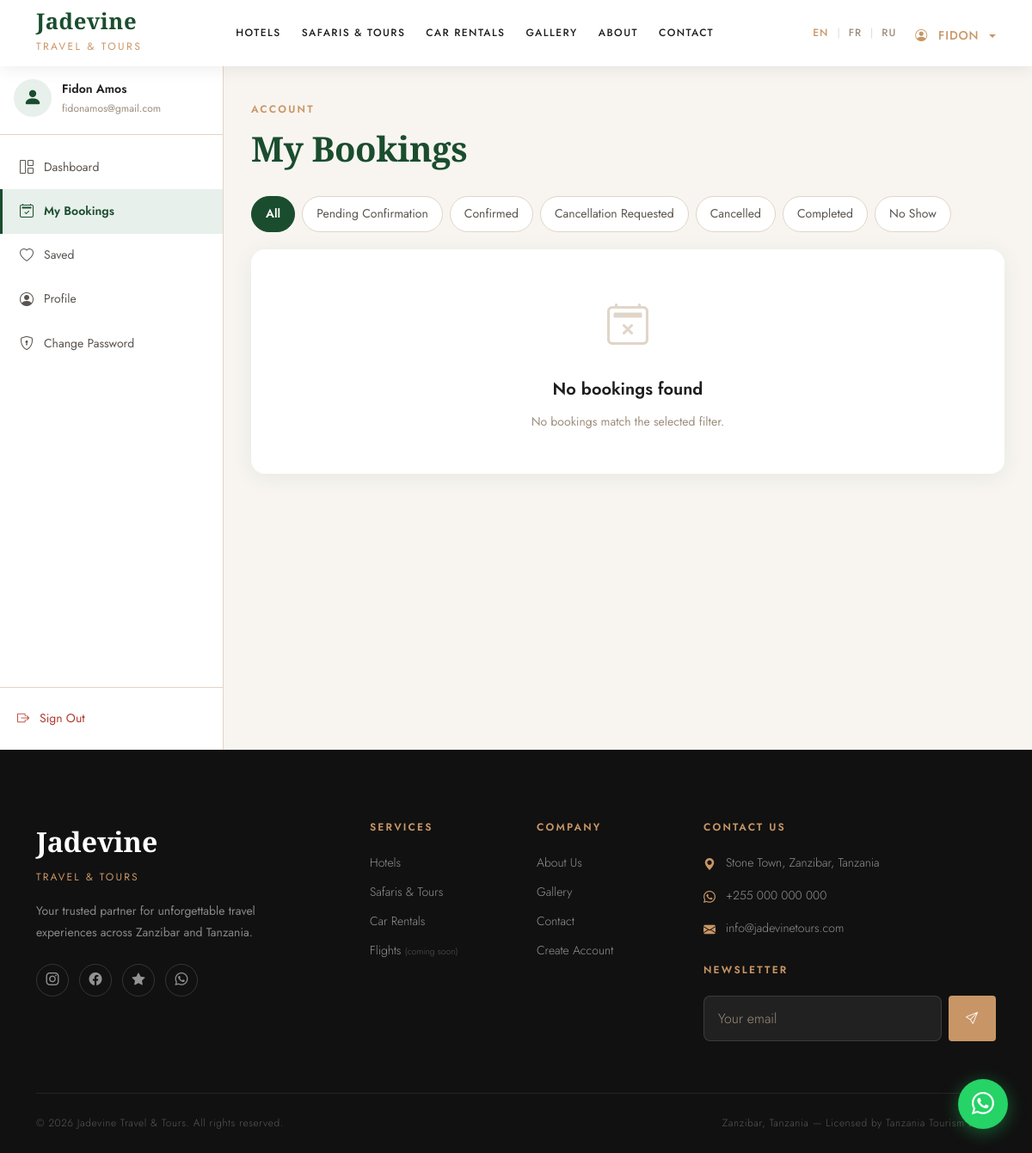
Screenshot of /accounts/bookings/ (signed in) with the database file from the repository.
### apps/accounts/models.py (models this page shows, shortened)
class CustomUser(AbstractUser):
    LANGUAGE_CHOICES = [
        ('en', 'English'),
        ('fr', 'Français'),
        ('ru', 'Русский'),
    ]
    phone = models.CharField(
        max_length=20,
        blank=True,
        null=True,
        verbose_name=_('Phone Number'),
    )
    nationality = models.CharField(
        max_length=100,
        blank=True,
        null=True,
        verbose_name=_('Nationality'),
    )
    preferred_language = models.CharField(
        max_length=5,
        choices=LANGUAGE_CHOICES,
        default='en',
        verbose_name=_('Preferred Language'),
    )
    profile_photo = models.ImageField(
        upload_to='profiles/',
        blank=True,
        null=True,
        verbose_name=_('Profile Photo'),
    )
    class Meta:
        verbose_name = _('User')
        verbose_name_plural = _('Users')
    @property
    def full_name(self):
        return f"{self.first_name} {self.last_name}".strip() or self.email

### apps/accounts/views.py (the view)
# urls.py: path('bookings/', views.BookingHistoryView.as_view(), name='booking_history'),
class BookingHistoryView(LoginRequiredMixin, View):
    template_name = 'accounts/booking_history.html'
    login_url = '/accounts/login/'
    ITEMS_PER_PAGE = 10
    def get(self, request):
        status_filter = request.GET.get('status', '')
        qs = Booking.objects.filter(user=request.user).select_related(
            'hotel', 'tour_package', 'car'
        ).order_by('-created_at')
        if status_filter:
            qs = qs.filter(status=status_filter)
        paginator = Paginator(qs, self.ITEMS_PER_PAGE)
        page_number = request.GET.get('page', 1)
        page_obj = paginator.get_page(page_number)
        status_choices = Booking.STATUS_CHOICES
        return render(request, self.template_name, {
            'page_obj': page_obj,
            'status_filter': status_filter,
            'status_choices': status_choices,
        })

### templates/accounts/booking_history.html (shortened to what this page needs)
{% extends "accounts/dashboard_base.html" %}
{% load i18n static %}
{% block extra_css %}
<link rel="stylesheet" href="{% static 'css/accounts/dashboard.css' %}">
{% endblock %}
{% block dashboard_content %}
<div class="dash-page-header jd-load-reveal" data-delay="1">
  <div>
    <p class="eyebrow">{% trans "Account" %}</p>
    <h1 class="dash-page-title">{% trans "My Bookings" %}</h1>
  </div>
</div>
<div class="dash-filter-bar jd-load-reveal" data-delay="2">
  <form method="get" class="dash-filter-form" id="bookingFilterForm">
    <div class="dash-filter-tabs">
      <button type="submit" name="status" value=""
              class="dash-filter-tab {% if not status_filter %}active{% endif %}">
        {% trans "All" %}
      </button>
      {% for value, label in status_choices %}
      <button type="submit" name="status" value="{{ value }}"
              class="dash-filter-tab {% if status_filter == value %}active{% endif %}">
        {{ label }}
      </button>
      {% endfor %}
    </div>
  </form>
</div>
<div class="dash-section jd-load-reveal" data-delay="3">
  {% if page_obj.object_list %}
    <div class="dash-bookings-list" id="bookingsList">
      {% for booking in page_obj %}
        <div class="dash-booking-card">
          <a href="{% url 'accounts:booking_detail' booking.reference %}"
            class="dash-booking-card-link"
            aria-label="{% trans 'View booking' %}: {{ booking.reference }}"></a>
          <div class="dash-booking-icon dash-booking-icon-{{ booking.service_type }}">
            {% if booking.service_type == 'hotel' %}<i class="bi bi-building"></i>
            {% elif booking.service_type == 'tour' %}<i class="bi bi-binoculars"></i>
            {% else %}<i class="bi bi-car-front"></i>{% endif %}
          </div>
          <div class="dash-booking-info">
            <span class="dash-booking-name">
              {% if booking.service_type == 'hotel' and booking.hotel %}{{ booking.hotel.name }}
              {% elif booking.service_type == 'tour' and booking.tour_package %}{{ booking.tour_package.name_en }}
              {% elif booking.service_type == 'car' and booking.car %}{{ booking.car.name }}
              {% else %}—{% endif %}
            </span>
            <span class="dash-booking-date">
              {% if booking.service_date %}
                <i class="bi bi-calendar3 me-1"></i>{{ booking.service_date|date:"d M Y" }}
              {% endif %}
            </span>
            <span class="dash-booking-ref">{{ booking.reference }}</span>
          </div>
          <div class="dash-booking-meta">
            <span class="jd-badge jd-badge-{{ booking.status }}">{{ booking.get_status_display }}</span>
            <span class="dash-booking-total">{{ booking.currency }} {{ booking.total_price }}</span>
          </div>
          <span class="dash-booking-arrow" aria-hidden="true">
            <i class="bi bi-chevron-right"></i>
          </span>
        </div>
      {% endfor %}
    </div>
    {% if page_obj.has_other_pages %}
    <div class="dash-pagination">
      {% if page_obj.has_previous %}
        <a href="?page={{ page_obj.previous_page_number }}{% if status_filter %}&status={{ status_filter }}{% endif %}"
           class="dash-page-btn"><i class="bi bi-chevron-left"></i></a>
      {% endif %}
      <span class="dash-page-info">
        {% blocktrans with current=page_obj.number total=page_obj.paginator.num_pages %}
          Page {{ current }} of {{ total }}
        {% endblocktrans %}
      </span>
      {% if page_obj.has_next %}
        <a href="?page={{ page_obj.next_page_number }}{% if status_filter %}&status={{ status_filter }}{% endif %}"
           class="dash-page-btn"><i class="bi bi-chevron-right"></i></a>
      {% endif %}
    </div>
    {% endif %}
  {% else %}
    <div class="dash-empty-state">
      <div class="dash-empty-icon"><i class="bi bi-calendar2-x"></i></div>
      <p class="dash-empty-title">{% trans "No bookings found" %}</p>
      <p class="dash-empty-sub">{% trans "No bookings match the selected filter." %}</p>
    </div>
  {% endif %}
</div>
{% endblock %}

### templates/base.html (shortened to what this page needs)
{% load static i18n %}
<!DOCTYPE html>
<html lang="{{ LANGUAGE_CODE }}" {% if LANGUAGE_CODE == 'ar' %}dir="rtl"{% endif %}>
<head>
  <link href="https://cdn.jsdelivr.net/npm/bootstrap@5.3.3/dist/css/bootstrap.min.css" rel="stylesheet" />
  <link href="https://cdn.jsdelivr.net/npm/bootstrap-icons@1.11.3/font/bootstrap-icons.min.css" rel="stylesheet" />
  <link rel="stylesheet" href="{% static 'css/main.css' %}" />
  {% block extra_css %}{% endblock %}
</head>
<body class="{% block body_class %}{% endblock %}">
  <nav class="jd-navbar {% block navbar_class %}navbar-transparent{% endblock %}">
    <div class="container">
      <div class="d-flex align-items-center justify-content-between">
        <a href="{% url 'core:home' %}" class="text-decoration-none">
          <span class="navbar-brand-text">Jadevine</span>
          <span class="navbar-brand-sub">{% trans "Travel & Tours" %}</span>
        </a>
        <div class="d-none d-lg-flex align-items-center gap-4">
          <a href="{% url 'hotels:list' %}" class="jd-nav-link">{% trans "Hotels" %}</a>
          <a href="{% url 'tours:list' %}" class="jd-nav-link">{% trans "Safaris & Tours" %}</a>
          <a href="{% url 'cars:list' %}" class="jd-nav-link">{% trans "Car Rentals" %}</a>
          <a href="{% url 'gallery:gallery' %}" class="jd-nav-link">{% trans "Gallery" %}</a>
          <a href="{% url 'core:about' %}" class="jd-nav-link">{% trans "About" %}</a>
          <a href="{% url 'contact:contact' %}" class="jd-nav-link">{% trans "Contact" %}</a>
        </div>
        <div class="d-none d-lg-flex align-items-center gap-3">
          <div class="jd-lang-switcher">
            <button class="jd-lang-btn {% if LANGUAGE_CODE == 'en' %}active{% endif %}" data-lang="en">EN</button>
            <span class="jd-lang-separator">|</span>
            <button class="jd-lang-btn {% if LANGUAGE_CODE == 'fr' %}active{% endif %}" data-lang="fr">FR</button>
            <span class="jd-lang-separator">|</span>
            <button class="jd-lang-btn {% if LANGUAGE_CODE == 'ru' %}active{% endif %}" data-lang="ru">RU</button>
          </div>
          {% if user.is_authenticated %}
            <div class="dropdown">
              <button class="btn-ghost-jd dropdown-toggle border-0 pb-0" type="button" data-bs-toggle="dropdown">
                <i class="bi bi-person-circle me-1"></i>
                {{ user.first_name|default:user.email }}
              </button>
            </div>
          {% else %}
            <a href="{% url 'account_login' %}" class="jd-nav-link">{% trans "Sign In" %}</a>
            <a href="{% url 'account_signup' %}" class="btn-accent-jd" style="padding: 10px 22px; font-size: 0.7rem;">{% trans "Register" %}</a>
          {% endif %}
        </div>
      </div>
    </div>
  </nav>
  <main>
    {% block content %}{% endblock %}
  </main>
  <footer class="jd-footer">
    <div class="container">
      <div class="row g-5">
        <div class="col-lg-4 col-md-6">
          <div class="jd-footer-brand">Jadevine</div>
          <div class="jd-footer-brand-sub">{% trans "Travel & Tours" %}</div>
          <p class="jd-footer-desc">
            {% trans "Your trusted partner for unforgettable travel experiences across Zanzibar and Tanzania." %}
          </p>
          <div class="jd-footer-social">
            <a href="#" class="jd-footer-social-link" aria-label="Instagram"><i class="bi bi-instagram"></i></a>
            <a href="#" class="jd-footer-social-link" aria-label="Facebook"><i class="bi bi-facebook"></i></a>
            <a href="#" class="jd-footer-social-link" aria-label="TripAdvisor"><i class="bi bi-star-fill"></i></a>
            <a href="#" class="jd-footer-social-link" aria-label="WhatsApp"><i class="bi bi-whatsapp"></i></a>
          </div>
        </div>
        <div class="col-lg-2 col-md-6 col-6">
          <div class="jd-footer-heading">{% trans "Services" %}</div>
          <nav class="jd-footer-links">
            <a href="{% url 'hotels:list' %}" class="jd-footer-link">{% trans "Hotels" %}</a>
            <a href="{% url 'tours:list' %}" class="jd-footer-link">{% trans "Safaris & Tours" %}</a>
            <a href="{% url 'cars:list' %}" class="jd-footer-link">{% trans "Car Rentals" %}</a>
            <a href="#" class="jd-footer-link">{% trans "Flights" %} <span style="font-size:0.65rem;opacity:0.5;">({% trans "coming soon" %})</span></a>
          </nav>
        </div>
        <div class="col-lg-2 col-md-6 col-6">
          <div class="jd-footer-heading">{% trans "Company" %}</div>
          <nav class="jd-footer-links">
            <a href="{% url 'core:about' %}" class="jd-footer-link">{% trans "About Us" %}</a>
            <a href="{% url 'gallery:gallery' %}" class="jd-footer-link">{% trans "Gallery" %}</a>
            <a href="{% url 'contact:contact' %}" class="jd-footer-link">{% trans "Contact" %}</a>
            <a href="{% url 'account_signup' %}" class="jd-footer-link">{% trans "Create Account" %}</a>
          </nav>
        </div>
        <div class="col-lg-4 col-md-6">
          <div class="jd-footer-heading">{% trans "Contact Us" %}</div>
          <div class="jd-footer-contact-item">
            <i class="bi bi-geo-alt-fill"></i>
            <span>{% trans "Stone Town, Zanzibar, Tanzania" %}</span>
          </div>
          <div class="jd-footer-contact-item">
            <i class="bi bi-whatsapp"></i>
            <a href="https://wa.me/255000000000" class="jd-footer-link">+255 000 000 000</a>
          </div>
          <div class="jd-footer-contact-item">
            <i class="bi bi-envelope-fill"></i>
            <a href="mailto:info@jadevinetours.com" class="jd-footer-link">info@jadevinetours.com</a>
          </div>
          <div class="mt-4">
            <div class="jd-footer-heading">{% trans "Newsletter" %}</div>
            <form class="jd-newsletter-form d-flex gap-2">
              <input type="email" class="jd-input" placeholder="{% trans 'Your email' %}" style="background:rgba(255,255,255,0.07);border-color:rgba(255,255,255,0.12);color:var(--color-white);" required />
              <button type="submit" class="btn-accent-jd flex-shrink-0" style="padding:12px 18px;">
                <i class="bi bi-send"></i>
              </button>
            </form>
          </div>
        </div>
      </div>
      <div class="jd-footer-bottom">
        <span class="jd-footer-copy">
          &copy; {% now "Y" %} Jadevine Travel &amp; Tours. {% trans "All rights reserved." %}
        </span>
        <span class="jd-footer-copy">
          {% trans "Zanzibar, Tanzania" %} &mdash; {% trans "Licensed by Tanzania Tourism Board" %}
        </span>
      </div>
    </div>
  </footer>
  <a href="https://wa.me/255713529019?text=Hello%2C%20I%27d%20like%20to%20book%20a%20tour"
     class="jd-whatsapp-btn"
     target="_blank"
     rel="noopener noreferrer"
     aria-label="Chat on WhatsApp">
    <i class="bi bi-whatsapp"></i>
  </a>
</body>
</html>

### templates/accounts/includes/dashboard_sidebar.html (shortened to what this page needs)
{% load i18n static %}
<aside class="dashboard-sidebar" id="dashboardSidebar">
  <div class="sidebar-header">
    <div class="sidebar-user-avatar">
      {% if user.profile_photo %}
        <img src="{{ user.profile_photo.url }}" alt="{{ user.full_name }}" class="sidebar-avatar-img">
      {% else %}
        <div class="sidebar-avatar-placeholder">
          <i class="bi bi-person-fill"></i>
        </div>
      {% endif %}
    </div>
    <div class="sidebar-user-info">
      <span class="sidebar-user-name">{{ user.full_name|truncatechars:20 }}</span>
      <span class="sidebar-user-email">{{ user.email|truncatechars:24 }}</span>
    </div>
  </div>
  <nav class="sidebar-nav">
    <a href="{% url 'accounts:dashboard' %}"
       class="sidebar-nav-item {% if request.resolver_match.url_name == 'dashboard' %}active{% endif %}">
      <i class="bi bi-grid-1x2"></i>
      <span>{% trans "Dashboard" %}</span>
    </a>
    <a href="{% url 'accounts:booking_history' %}"
       class="sidebar-nav-item {% if 'booking' in request.resolver_match.url_name %}active{% endif %}">
      <i class="bi bi-calendar2-check"></i>
      <span>{% trans "My Bookings" %}</span>
    </a>
    <a href="{% url 'accounts:favourites' %}"
       class="sidebar-nav-item {% if request.resolver_match.url_name == 'favourites' %}active{% endif %}">
      <i class="bi bi-heart"></i>
      <span>{% trans "Saved" %}</span>
    </a>
    <a href="{% url 'accounts:profile' %}"
       class="sidebar-nav-item {% if request.resolver_match.url_name == 'profile' %}active{% endif %}">
      <i class="bi bi-person-circle"></i>
      <span>{% trans "Profile" %}</span>
    </a>
    <a href="{% url 'account_change_password' %}"
       class="sidebar-nav-item">
      <i class="bi bi-shield-lock"></i>
      <span>{% trans "Change Password" %}</span>
    </a>
  </nav>
  <div class="sidebar-footer">
    <a href="{% url 'account_logout' %}" class="sidebar-logout-btn">
      <i class="bi bi-box-arrow-right"></i>
      <span>{% trans "Sign Out" %}</span>
    </a>
  </div>
</aside>

### rows the page displays
CustomUser: first_name "FIDON", full_name "Fidon Amos", email "fidonamos@gmail.com"

### other values shown
{{ label }} "Pending Confirmation" "Confirmed" "Cancellation Requested" "Cancelled" "Completed" "No Show"
